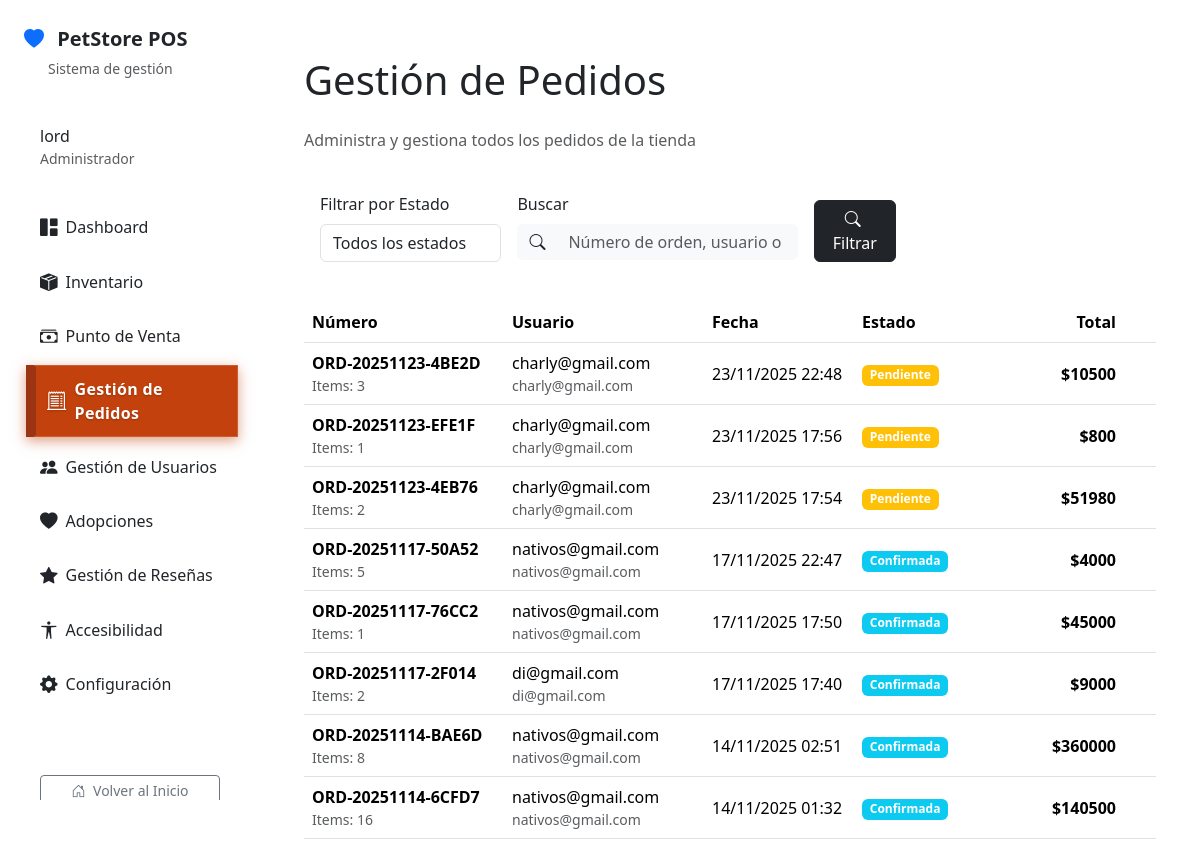
Screenshot of /dashboard/pedidos/ (signed in) with the database file from the repository.
### orders/models.py (models this page shows, shortened)
class Order(models.Model):
    user = models.ForeignKey(
        settings.AUTH_USER_MODEL,
        on_delete=models.CASCADE,
        related_name='orders',
        verbose_name=_("Usuario")
    )
    order_number = models.CharField(
        _("Número de Orden"),
        max_length=20,
        unique=True,
        db_index=True,
        editable=False
    )
    status = models.CharField(
        _("Estado"),
        max_length=20,
        choices=OrderStatus.choices,
        default=OrderStatus.PENDING
    )
    total = models.DecimalField(
        _("Total"),
        max_digits=10,
        decimal_places=2,
        default=0
    )
    shipping_address = models.TextField(
        _("Dirección de Envío"),
        max_length=500,
        blank=True
    )
    shipping_city = models.CharField(
        _("Ciudad"),
        max_length=100,
        blank=True
    )
    shipping_postal_code = models.CharField(
        _("Código Postal"),
        max_length=20,
        blank=True
    )
    notes = models.TextField(
        _("Notas"),
        max_length=500,
        blank=True
    )
    created_at = models.DateTimeField(_("Fecha de Creación"), auto_now_add=True)
    updated_at = models.DateTimeField(_("Fecha de Actualización"), auto_now=True)
    class Meta:
        ordering = ['-created_at']
        verbose_name = _("Orden")
        verbose_name_plural = _("Órdenes")
    @property
    def total_items(self):
        return sum(item.quantity for item in self.items.all())

class OrderItem(models.Model):
    order = models.ForeignKey(
        Order,
        on_delete=models.CASCADE,
        related_name='items',
        verbose_name=_("Orden")
    )
    product = models.ForeignKey(
        Product,
        on_delete=models.PROTECT,
        related_name='order_items',
        verbose_name=_("Producto")
    )
    quantity = models.PositiveIntegerField(_("Cantidad"), default=1)
    price = models.DecimalField(
        _("Precio Unitario"),
        max_digits=10,
        decimal_places=2
    )
    created_at = models.DateTimeField(_("Fecha de Creación"), auto_now_add=True)
    class Meta:
        ordering = ['created_at']
        verbose_name = _("Item de Orden")
        verbose_name_plural = _("Items de Orden")

### dashboard/views.py (the view)
@login_required
@user_passes_test(lambda u: u.is_staff)
def dashboard_pedidos(request):
    from orders.models import Order, OrderStatus
    orders = Order.objects.all().select_related('user').prefetch_related('items__product')
    status_filter = request.GET.get('status', '')
    if status_filter:
        orders = orders.filter(status=status_filter)
    search = request.GET.get('search', '')
    if search:
        orders = orders.filter(
            Q(order_number__icontains=search) |
            Q(user__username__icontains=search) |
            Q(user__email__icontains=search)
        )
    orders = orders.order_by('-created_at')
    paginator = Paginator(orders, 20)
    page_number = request.GET.get('page')
    page_obj = paginator.get_page(page_number)
    context = {
        'orders': page_obj,
        'page_obj': page_obj,
        'status_filter': status_filter,
        'search': search,
        'status_choices': OrderStatus.choices,
    }
    return render(request, 'dashboard/pedidos.html', context)

### core/context_processors.py (called while the page is built)
def openai_chatbot(request):
    return {
        'OPENAI_ENABLED': getattr(settings, 'OPENAI_ENABLED', False),
    }

### templates/dashboard/pedidos.html (shortened to what this page needs)
{% extends "dashboard/base.html" %}
{% load i18n %}
{% load static %}
{% block dashboard_title %}{% trans "Gestión de Pedidos" %}{% endblock %}
{% block dashboard_head %}
    <link rel="stylesheet" href="{% static 'css/dashboard/style.css' %}" />
{% endblock %}
{% block dashboard_content %}
    <div class="d-flex justify-content-between align-items-center mb-4">
        <div>
            <p class="text-muted mb-0">{% trans "Administra y gestiona todos los pedidos de la tienda" %}</p>
        </div>
    </div>
    <div class="card stat-card mb-4">
        <div class="card-body">
            <form method="get" class="row g-3">
                <div class="col-md-4">
                    <label for="status" class="form-label">{% trans "Filtrar por Estado" %}</label>
                    <select name="status" id="status" class="form-control" onchange="this.form.submit()">
                        <option value="">{% trans "Todos los estados" %}</option>
                    </select>
                </div>
                <div class="col-md-6">
                    <label for="search" class="form-label">{% trans "Buscar" %}</label>
                    <div class="input-group">
                        <span class="input-group-text bg-light border-0"><i class="bi bi-search"></i></span>
                        <input type="text" name="search" id="search" class="form-control bg-light border-0"
                               placeholder="{% trans 'Número de orden, usuario o email' %}"
                               value="{{ search }}">
                    </div>
                </div>
                <div class="col-md-2 d-flex align-items-end">
                    <button type="submit" class="btn btn-dark w-100">
                        <i class="bi bi-search me-1"></i>{% trans "Filtrar" %}
                    </button>
                </div>
            </form>
        </div>
    </div>
    {% if orders %}
    <div class="card stat-card">
        <div class="card-body p-0">
            <div class="table-responsive">
                <table class="table table-hover align-middle mb-0">
                    <thead>
                        <tr>
                            <th style="width: 20%;">{% trans "Número" %}</th>
                            <th style="width: 20%;">{% trans "Usuario" %}</th>
                            <th style="width: 15%;">{% trans "Fecha" %}</th>
                            <th style="width: 12%;">{% trans "Estado" %}</th>
                            <th class="text-end" style="width: 15%;">{% trans "Total" %}</th>
                            <th class="text-center" style="width: 18%;">{% trans "Acciones" %}</th>
                        </tr>
                    </thead>
                    <tbody>
                        {% for order in orders %}
                        <tr>
                            <td>
                                <div class="fw-bold">{{ order.order_number }}</div>
                                <div class="small text-muted">{% trans "Items:" %} {{ order.total_items }}</div>
                            </td>
                            <td>
                                <div>{{ order.user.username }}</div>
                                <div class="small text-muted">{{ order.user.email }}</div>
                            </td>
                            <td>{{ order.created_at|date:"d/m/Y H:i" }}</td>
                            <td>
                                <span class="badge
                                    {% if order.status == 'PENDING' %}bg-warning
                                    {% elif order.status == 'CONFIRMED' %}bg-info
                                    {% elif order.status == 'PROCESSING' %}bg-primary
                                    {% elif order.status == 'SHIPPED' %}bg-secondary
                                    {% elif order.status == 'DELIVERED' %}bg-success
                                    {% elif order.status == 'CANCELLED' %}bg-danger
                                    {% endif %}">
                                    {{ order.get_status_display }}
                                </span>
                            </td>
                            <td class="text-end fw-bold">${{ order.total|floatformat:0 }}</td>
                            <td class="text-center">
                            </td>
                        </tr>
                        {% endfor %}
                    </tbody>
                </table>
            </div>
        </div>
    </div>
    {% endif %}
{% endblock %}

### templates/dashboard/base.html (shortened to what this page needs)
{% load static %} {% load i18n %}
<!DOCTYPE html>
<html lang="{{ request.LANGUAGE_CODE }}">
  <head>
    <link
      href="https://cdn.jsdelivr.net/npm/bootstrap@5.3.3/dist/css/bootstrap.min.css"
      rel="stylesheet"
    />
    <link
      href="https://cdn.jsdelivr.net/npm/bootstrap-icons@1.11.3/font/bootstrap-icons.css"
      rel="stylesheet"
    />
    <link rel="stylesheet" href="{% static 'css/dashboard/style.css' %}" />
    <link rel="stylesheet" href="{% static 'css/accessibility.css' %}" />
    {% block dashboard_head %}{% endblock %}
  </head>
  <body class="dashboard-body">
    <nav class="sidebar" id="sidebar">
      <div class="sidebar-header">
        <a class="navbar-brand d-block" href="{% url 'dashboard:index' %}">
          <i class="bi bi-heart-fill me-2 text-primary"></i>
          <span class="fw-bold">PetStore POS</span>
        </a>
        <small class="text-muted d-block mt-1 ms-4">Sistema de gestión</small>
      </div>
      <div class="sidebar-user">
        <h6 class="mb-0">
          {{ request.user.first_name|default:request.user.username }}
        </h6>
        <small class="text-muted">Administrador</small>
      </div>
      <ul class="nav nav-pills flex-column sidebar-nav">
        <li class="nav-item">
          <a
            class="nav-link {% if request.resolver_match.url_name == 'index' %}active{% endif %}"
            href="{% url 'dashboard:index' %}"
          >
            <i class="bi bi-grid-1x2-fill me-2"></i> Dashboard
          </a>
        </li>
        <li class="nav-item">
          <a
            class="nav-link {% if request.resolver_match.url_name == 'inventario' %}active{% endif %}"
            href="{% url 'dashboard:inventario' %}"
          >
            <i class="bi bi-box-seam-fill me-2"></i> Inventario
          </a>
        </li>
        <li class="nav-item">
          <a class="nav-link {% if request.resolver_match.url_name == 'pos' %}active{% endif %}" href="{% url 'dashboard:pos' %}">
              <i class="bi bi-cash-stack me-2"></i> Punto de Venta
          </a>
        </li>
        <li class="nav-item">
          <a
            class="nav-link {% if request.resolver_match.url_name == 'pedidos' %}active{% endif %}"
            href="{% url 'dashboard:pedidos' %}"
          >
            <i class="bi bi-receipt-cutoff me-2"></i> Gestión de Pedidos
          </a>
        </li>
        <li class="nav-item">
          <a
            class="nav-link {% if request.resolver_match.url_name == 'usuarios' %}active{% endif %}"
            href="{% url 'dashboard:usuarios' %}"
          >
            <i class="bi bi-people-fill me-2"></i> Gestión de Usuarios
          </a>
        </li>
        <li class="nav-item">
          <a
            class="nav-link {% if request.resolver_match.url_name == 'adopciones' %}active{% endif %}"
            href="{% url 'dashboard:adopciones' %}"
          >
            <i class="bi bi-heart-fill me-2"></i> Adopciones
          </a>
        </li>
        <li class="nav-item">
          <a
            class="nav-link {% if request.resolver_match.url_name == 'reviews' %}active{% endif %}"
            href="{% url 'dashboard:reviews' %}"
          >
            <i class="bi bi-star-fill me-2"></i> Gestión de Reseñas
          </a>
        </li>
        <li class="nav-item">
          <a
            class="nav-link {% if request.resolver_match.url_name == 'accesibilidad' %}active{% endif %}"
            href="{% url 'dashboard:accesibilidad' %}"
          >
            <i class="bi bi-universal-access me-2"></i> Accesibilidad
          </a>
        </li>
        <li class="nav-item">
          <a
            class="nav-link {% if request.resolver_match.url_name == 'configuracion' %}active{% endif %}"
            href="{% url 'dashboard:configuracion' %}"
          >
            <i class="bi bi-gear-fill me-2"></i> Configuración
          </a>
        </li>
      </ul>
      <div class="sidebar-footer">
        <div id="google_translate_element_dash" class="mx-3"></div>
        <div class="px-3 mb-2">
          <a href="{% url 'home' %}" class="btn btn-outline-secondary btn-sm w-100">
            <i class="bi bi-house-door me-1"></i> Volver al Inicio
          </a>
        </div>
      </div>
    </nav>
    <div class="main-content">
      <div class="dashboard-content">
        <div class="container-fluid py-4">
          <h1 class="mb-4">{% block dashboard_title %}Dashboard{% endblock %}</h1>
          {% block dashboard_content %}{% endblock %}
        </div>
      </div>
    </div>
  </body>
</html>

### static/css/dashboard/style.css (style rules this page uses)
.dashboard-body { display: flex; background-color: var(--neutral-50); min-height: 100vh; }
.sidebar { width: 260px; height: 100vh; position: fixed; top: 0; left: 0; background-color: #fff; box-shadow: var(--shadow-lg); padding: 1.5rem; display: flex; flex-direction: column; border-right: 1px solid var(--neutral-200); z-index: 1000; overflow-y: auto; transition: transform 0.3s ease; }
.sidebar-header { padding-bottom: 1rem; border-bottom: 1px solid var(--neutral-200); margin-bottom: 1rem; }
.sidebar-header .navbar-brand { font-size: 1.25rem; color: var(--neutral-700); font-weight: 700; }
.sidebar-user { padding: 1rem; background: var(--primary-50); border-radius: var(--border-radius-lg); margin-bottom: 1rem; border: 1px solid var(--primary-100); }
.sidebar-nav { flex-grow: 1; }
.sidebar-nav .nav-item { margin-bottom: 0.25rem; }
.sidebar-nav .nav-link { color: var(--neutral-600); font-weight: 500; display: flex; align-items: center; padding: 0.75rem 1rem; border-radius: var(--border-radius); transition: all 0.3s ease; }
.sidebar-nav .nav-link i { font-size: 1.1rem; margin-right: 0.5rem; color: var(--neutral-500); }
.sidebar-nav .nav-link.active { background: #C2410C !important; background-color: #C2410C !important; color: #FFFFFF !important; font-weight: 700; box-shadow: 0 4px 12px rgba(194, 65, 12, 0.5), inset 0 0 0 1px rgba(255, 255, 255, 0.15); border-left: 5px solid #9A3412; position: relative; transform: translateX(2px); }
.sidebar-nav .nav-link.active::before { content: ''; position: absolute; left: 0; top: 0; bottom: 0; width: 5px; background: #9A3412; border-radius: 0 4px 4px 0; }
.sidebar-nav .nav-link.active i { color: #FFFFFF !important; font-size: 1.2rem; font-weight: bold; text-shadow: 0 1px 2px rgba(0, 0, 0, 0.2); }
.sidebar-nav .nav-link.active span, .sidebar-nav .nav-link.active { text-shadow: 0 1px 2px rgba(0, 0, 0, 0.2); letter-spacing: 0.02em; }
.sidebar-footer { border-top: 1px solid var(--neutral-200); padding-top: 1rem; margin-top: 1rem; }
.main-content { margin-left: 260px; flex-grow: 1; padding: 2rem; width: calc(100% - 260px); background: var(--neutral-50); min-height: 100vh; }
.stat-card { border: 1px solid var(--neutral-200); border-radius: var(--border-radius-lg); box-shadow: var(--shadow-md); transition: all 0.3s ease; background: #fff; }
.stat-card .card-body { display: flex; align-items: center; justify-content: space-between; }

### templates/dashboard/base.html (style rules this page uses)
#google_translate_element_dash { min-width: 110px; min-height: 30px; }

### templates/dashboard/pedidos.html (style rules this page uses)
.table-responsive { width: 100%; overflow-x: auto; }
.table { width: 100%; min-width: 1000px; }

### rows the page displays
Order: order_number "ORD-20251123-4BE2D", total_items "3", user.username "charly@gmail.com", user.email "charly@gmail.com", created_at "23/11/2025 22:48", status "Pendiente", total "10500"
Order: order_number "ORD-20251123-EFE1F", total_items "1", user.username "charly@gmail.com", user.email "charly@gmail.com", created_at "23/11/2025 17:56", status "Pendiente", total "800"
Order: order_number "ORD-20251123-4EB76", total_items "2", user.username "charly@gmail.com", user.email "charly@gmail.com", created_at "23/11/2025 17:54", status "Pendiente", total "51980"
Order: order_number "ORD-20251117-50A52", total_items "5", user.username "nativos@gmail.com", user.email "nativos@gmail.com", created_at "17/11/2025 22:47", status "Confirmada", total "4000"
Order: order_number "ORD-20251117-76CC2", total_items "1", user.username "nativos@gmail.com", user.email "nativos@gmail.com", created_at "17/11/2025 17:50", status "Confirmada", total "45000"
Order: order_number "ORD-20251117-2F014", total_items "2", user.username "di@gmail.com", user.email "di@gmail.com", created_at "17/11/2025 17:40", status "Confirmada", total "9000"
Order: order_number "ORD-20251114-BAE6D", total_items "8", user.username "nativos@gmail.com", user.email "nativos@gmail.com", created_at "14/11/2025 02:51", status "Confirmada", total "360000"
Order: order_number "ORD-20251114-6CFD7", total_items "16", user.username "nativos@gmail.com", user.email "nativos@gmail.com", created_at "14/11/2025 01:32", status "Confirmada", total "140500"

### other values shown
{{ request.user.first_name|default:request.user.username }} "lord"
